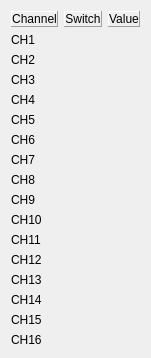
         <widget class="QWidget" name="scrollAreaWidgetContents_4">
          <property name="geometry">
           <rect>
            <x>0</x>
            <y>0</y>
            <width>149</width>
            <height>343</height>
           </rect>
          </property>
          <layout class="QGridLayout" name="grid_tabSafetySwitches" rowstretch="0,10,10,10,10,10,10,10,10,10,10,10,10,10,10,10,10" columnstretch="0,10,10">
           <item row="0" column="0">
            <widget class="QLabel" name="label_56">
             <property name="frameShape">
              <enum>QFrame::Panel</enum>
             </property>
             <property name="frameShadow">
              <enum>QFrame::Raised</enum>
             </property>
             <property name="midLineWidth">
              <number>0</number>
             </property>
             <property name="text">
              <string>Channel</string>
             </property>
             <property name="alignment">
              <set>Qt::AlignCenter</set>
             </property>
             <property name="margin">
              <number>3</number>
             </property>
            </widget>
           </item>
           <item row="0" column="1">
            <widget class="QLabel" name="label_66">
             <property name="frameShape">
              <enum>QFrame::Panel</enum>
             </property>
             <property name="frameShadow">
              <enum>QFrame::Raised</enum>
             </property>
             <property name="midLineWidth">
              <number>0</number>
             </property>
             <property name="text">
              <string>Switch</string>
             </property>
             <property name="alignment">
              <set>Qt::AlignCenter</set>
             </property>
             <property name="margin">
              <number>3</number>
             </property>
            </widget>
           </item>
           <item row="0" column="2">
            <widget class="QLabel" name="label_80">
             <property name="frameShape">
              <enum>QFrame::Panel</enum>
             </property>
             <property name="frameShadow">
              <enum>QFrame::Raised</enum>
             </property>
             <property name="midLineWidth">
              <number>0</number>
             </property>
             <property name="text">
              <string>Value</string>
             </property>
             <property name="alignment">
              <set>Qt::AlignCenter</set>
             </property>
             <property name="margin">
              <number>3</number>
             </property>
            </widget>
           </item>
           <item row="1" column="0">
            <widget class="QLabel" name="label_97">
             <property name="text">
              <string notr="true">CH1</string>
             </property>
            </widget>
           </item>
           <item row="2" column="0">
            <widget class="QLabel" name="label_88">
             <property name="text">
              <string notr="true">CH2</string>
             </property>
            </widget>
           </item>
           <item row="3" column="0">
            <widget class="QLabel" name="label_85">
             <property name="text">
              <string notr="true">CH3</string>
             </property>
            </widget>
           </item>
           <item row="4" column="0">
            <widget class="QLabel" name="label_84">
             <property name="text">
              <string notr="true">CH4</string>
             </property>
            </widget>
           </item>
           <item row="5" column="0">
            <widget class="QLabel" name="label_89">
             <property name="text">
              <string notr="true">CH5</string>
             </property>
            </widget>
           </item>
           <item row="6" column="0">
            <widget class="QLabel" name="label_90">
             <property name="text">
              <string notr="true">CH6</string>
             </property>
            </widget>
           </item>
           <item row="7" column="0">
            <widget class="QLabel" name="label_86">
             <property name="text">
              <string notr="true">CH7</string>
             </property>
            </widget>
           </item>
           <item row="8" column="0">
            <widget class="QLabel" name="label_98">
             <property name="text">
              <string notr="true">CH8</string>
             </property>
            </widget>
           </item>
           <item row="9" column="0">
            <widget class="QLabel" name="label_91">
             <property name="text">
              <string notr="true">CH9</string>
             </property>
            </widget>
           </item>
           <item row="10" column="0">
            <widget class="QLabel" name="label_92">
             <property name="text">
              <string notr="true">CH10</string>
             </property>
            </widget>
           </item>
           <item row="11" column="0">
            <widget class="QLabel" name="label_83">
             <property name="text">
              <string notr="true">CH11</string>
             </property>
            </widget>
           </item>
           <item row="12" column="0">
            <widget class="QLabel" name="label_93">
             <property name="text">
              <string notr="true">CH12</string>
             </property>
            </widget>
           </item>
           <item row="13" column="0">
            <widget class="QLabel" name="label_94">
             <property name="text">
              <string notr="true">CH13</string>
             </property>
            </widget>
           </item>
           <item row="14" column="0">
            <widget class="QLabel" name="label_95">
             <property name="text">
              <string notr="true">CH14</string>
             </property>
            </widget>
           </item>
           <item row="15" column="0">
            <widget class="QLabel" name="label_87">
             <property name="text">
              <string notr="true">CH15</string>
             </property>
            </widget>
           </item>
           <item row="16" column="0">
            <widget class="QLabel" name="label_96">
             <property name="text">
              <string notr="true">CH16</string>
             </property>
            </widget>
           </item>
          </layout>
         </widget>
